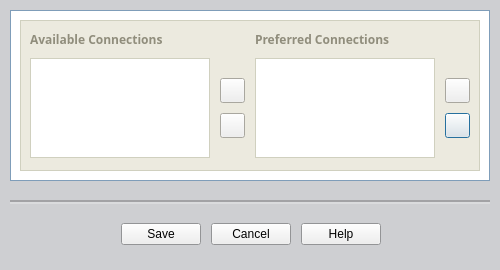
<ui version="4.0" >
 <class>Dialog</class>
 <widget class="QDialog" name="Dialog" >
  <property name="windowModality" >
   <enum>Qt::WindowModal</enum>
  </property>
  <property name="geometry" >
   <rect>
    <x>0</x>
    <y>0</y>
    <width>500</width>
    <height>270</height>
   </rect>
  </property>
  <property name="minimumSize" >
   <size>
    <width>500</width>
    <height>270</height>
   </size>
  </property>
  <property name="maximumSize" >
   <size>
    <width>500</width>
    <height>270</height>
   </size>
  </property>
  <property name="windowTitle" >
   <string>Set and Order Preferred Wireless Connections - XSupplicant</string>
  </property>
  <property name="windowIcon" >
   <iconset>icons/prod_color.png</iconset>
  </property>
  <widget class="QFrame" name="backgroundMain" >
   <property name="geometry" >
    <rect>
     <x>0</x>
     <y>0</y>
     <width>500</width>
     <height>270</height>
    </rect>
   </property>
   <property name="minimumSize" >
    <size>
     <width>500</width>
     <height>270</height>
    </size>
   </property>
   <property name="maximumSize" >
    <size>
     <width>500</width>
     <height>270</height>
    </size>
   </property>
   <property name="palette" >
    <palette>
     <active>
      <colorrole role="Base" >
       <brush brushstyle="SolidPattern" >
        <color alpha="255" >
         <red>255</red>
         <green>255</green>
         <blue>255</blue>
        </color>
       </brush>
      </colorrole>
      <colorrole role="Window" >
       <brush brushstyle="SolidPattern" >
        <color alpha="255" >
         <red>206</red>
         <green>207</green>
         <blue>210</blue>
        </color>
       </brush>
      </colorrole>
     </active>
     <inactive>
      <colorrole role="Base" >
       <brush brushstyle="SolidPattern" >
        <color alpha="255" >
         <red>255</red>
         <green>255</green>
         <blue>255</blue>
        </color>
       </brush>
      </colorrole>
      <colorrole role="Window" >
       <brush brushstyle="SolidPattern" >
        <color alpha="255" >
         <red>206</red>
         <green>207</green>
         <blue>210</blue>
        </color>
       </brush>
      </colorrole>
     </inactive>
     <disabled>
      <colorrole role="Base" >
       <brush brushstyle="SolidPattern" >
        <color alpha="255" >
         <red>206</red>
         <green>207</green>
         <blue>210</blue>
        </color>
       </brush>
      </colorrole>
      <colorrole role="Window" >
       <brush brushstyle="SolidPattern" >
        <color alpha="255" >
         <red>206</red>
         <green>207</green>
         <blue>210</blue>
        </color>
       </brush>
      </colorrole>
     </disabled>
    </palette>
   </property>
   <property name="autoFillBackground" >
    <bool>true</bool>
   </property>
   <property name="frameShape" >
    <enum>QFrame::NoFrame</enum>
   </property>
   <property name="frameShadow" >
    <enum>QFrame::Plain</enum>
   </property>
   <property name="lineWidth" >
    <number>0</number>
   </property>
   <widget class="QFrame" name="hLineLight" >
    <property name="geometry" >
     <rect>
      <x>10</x>
      <y>202</y>
      <width>480</width>
      <height>2</height>
     </rect>
    </property>
    <property name="minimumSize" >
     <size>
      <width>480</width>
      <height>2</height>
     </size>
    </property>
    <property name="maximumSize" >
     <size>
      <width>480</width>
      <height>2</height>
     </size>
    </property>
    <property name="palette" >
     <palette>
      <active>
       <colorrole role="WindowText" >
        <brush brushstyle="SolidPattern" >
         <color alpha="255" >
          <red>218</red>
          <green>219</green>
          <blue>221</blue>
         </color>
        </brush>
       </colorrole>
       <colorrole role="Base" >
        <brush brushstyle="SolidPattern" >
         <color alpha="255" >
          <red>255</red>
          <green>255</green>
          <blue>255</blue>
         </color>
        </brush>
       </colorrole>
       <colorrole role="Window" >
        <brush brushstyle="SolidPattern" >
         <color alpha="255" >
          <red>218</red>
          <green>219</green>
          <blue>221</blue>
         </color>
        </brush>
       </colorrole>
      </active>
      <inactive>
       <colorrole role="WindowText" >
        <brush brushstyle="SolidPattern" >
         <color alpha="255" >
          <red>218</red>
          <green>219</green>
          <blue>221</blue>
         </color>
        </brush>
       </colorrole>
       <colorrole role="Base" >
        <brush brushstyle="SolidPattern" >
         <color alpha="255" >
          <red>255</red>
          <green>255</green>
          <blue>255</blue>
         </color>
        </brush>
       </colorrole>
       <colorrole role="Window" >
        <brush brushstyle="SolidPattern" >
         <color alpha="255" >
          <red>218</red>
          <green>219</green>
          <blue>221</blue>
         </color>
        </brush>
       </colorrole>
      </inactive>
      <disabled>
       <colorrole role="WindowText" >
        <brush brushstyle="SolidPattern" >
         <color alpha="255" >
          <red>119</red>
          <green>119</green>
          <blue>119</blue>
         </color>
        </brush>
       </colorrole>
       <colorrole role="Base" >
        <brush brushstyle="SolidPattern" >
         <color alpha="255" >
          <red>218</red>
          <green>219</green>
          <blue>221</blue>
         </color>
        </brush>
       </colorrole>
       <colorrole role="Window" >
        <brush brushstyle="SolidPattern" >
         <color alpha="255" >
          <red>218</red>
          <green>219</green>
          <blue>221</blue>
         </color>
        </brush>
       </colorrole>
      </disabled>
     </palette>
    </property>
    <property name="frameShape" >
     <enum>QFrame::Box</enum>
    </property>
    <property name="frameShadow" >
     <enum>QFrame::Plain</enum>
    </property>
    <property name="lineWidth" >
     <number>1</number>
    </property>
   </widget>
   <widget class="QFrame" name="hLineDark" >
    <property name="geometry" >
     <rect>
      <x>10</x>
      <y>200</y>
      <width>480</width>
      <height>2</height>
     </rect>
    </property>
    <property name="sizePolicy" >
     <sizepolicy vsizetype="Fixed" hsizetype="Fixed" >
      <horstretch>0</horstretch>
      <verstretch>0</verstretch>
     </sizepolicy>
    </property>
    <property name="minimumSize" >
     <size>
      <width>480</width>
      <height>2</height>
     </size>
    </property>
    <property name="maximumSize" >
     <size>
      <width>480</width>
      <height>2</height>
     </size>
    </property>
    <property name="palette" >
     <palette>
      <active>
       <colorrole role="WindowText" >
        <brush brushstyle="SolidPattern" >
         <color alpha="255" >
          <red>162</red>
          <green>162</green>
          <blue>165</blue>
         </color>
        </brush>
       </colorrole>
       <colorrole role="Base" >
        <brush brushstyle="SolidPattern" >
         <color alpha="255" >
          <red>255</red>
          <green>255</green>
          <blue>255</blue>
         </color>
        </brush>
       </colorrole>
       <colorrole role="Window" >
        <brush brushstyle="SolidPattern" >
         <color alpha="255" >
          <red>162</red>
          <green>162</green>
          <blue>165</blue>
         </color>
        </brush>
       </colorrole>
      </active>
      <inactive>
       <colorrole role="WindowText" >
        <brush brushstyle="SolidPattern" >
         <color alpha="255" >
          <red>162</red>
          <green>162</green>
          <blue>165</blue>
         </color>
        </brush>
       </colorrole>
       <colorrole role="Base" >
        <brush brushstyle="SolidPattern" >
         <color alpha="255" >
          <red>255</red>
          <green>255</green>
          <blue>255</blue>
         </color>
        </brush>
       </colorrole>
       <colorrole role="Window" >
        <brush brushstyle="SolidPattern" >
         <color alpha="255" >
          <red>162</red>
          <green>162</green>
          <blue>165</blue>
         </color>
        </brush>
       </colorrole>
      </inactive>
      <disabled>
       <colorrole role="WindowText" >
        <brush brushstyle="SolidPattern" >
         <color alpha="255" >
          <red>119</red>
          <green>119</green>
          <blue>119</blue>
         </color>
        </brush>
       </colorrole>
       <colorrole role="Base" >
        <brush brushstyle="SolidPattern" >
         <color alpha="255" >
          <red>162</red>
          <green>162</green>
          <blue>165</blue>
         </color>
        </brush>
       </colorrole>
       <colorrole role="Window" >
        <brush brushstyle="SolidPattern" >
         <color alpha="255" >
          <red>162</red>
          <green>162</green>
          <blue>165</blue>
         </color>
        </brush>
       </colorrole>
      </disabled>
     </palette>
    </property>
    <property name="frameShape" >
     <enum>QFrame::Box</enum>
    </property>
    <property name="frameShadow" >
     <enum>QFrame::Plain</enum>
    </property>
    <property name="lineWidth" >
     <number>1</number>
    </property>
   </widget>
   <widget class="QFrame" name="whiteFrameMain" >
    <property name="geometry" >
     <rect>
      <x>10</x>
      <y>10</y>
      <width>480</width>
      <height>171</height>
     </rect>
    </property>
    <property name="minimumSize" >
     <size>
      <width>480</width>
      <height>10</height>
     </size>
    </property>
    <property name="maximumSize" >
     <size>
      <width>480</width>
      <height>300</height>
     </size>
    </property>
    <property name="palette" >
     <palette>
      <active>
       <colorrole role="WindowText" >
        <brush brushstyle="SolidPattern" >
         <color alpha="255" >
          <red>127</red>
          <green>157</green>
          <blue>185</blue>
         </color>
        </brush>
       </colorrole>
       <colorrole role="Base" >
        <brush brushstyle="SolidPattern" >
         <color alpha="255" >
          <red>255</red>
          <green>255</green>
          <blue>255</blue>
         </color>
        </brush>
       </colorrole>
       <colorrole role="Window" >
        <brush brushstyle="SolidPattern" >
         <color alpha="255" >
          <red>255</red>
          <green>255</green>
          <blue>255</blue>
         </color>
        </brush>
       </colorrole>
      </active>
      <inactive>
       <colorrole role="WindowText" >
        <brush brushstyle="SolidPattern" >
         <color alpha="255" >
          <red>127</red>
          <green>157</green>
          <blue>185</blue>
         </color>
        </brush>
       </colorrole>
       <colorrole role="Base" >
        <brush brushstyle="SolidPattern" >
         <color alpha="255" >
          <red>255</red>
          <green>255</green>
          <blue>255</blue>
         </color>
        </brush>
       </colorrole>
       <colorrole role="Window" >
        <brush brushstyle="SolidPattern" >
         <color alpha="255" >
          <red>255</red>
          <green>255</green>
          <blue>255</blue>
         </color>
        </brush>
       </colorrole>
      </inactive>
      <disabled>
       <colorrole role="WindowText" >
        <brush brushstyle="SolidPattern" >
         <color alpha="255" >
          <red>119</red>
          <green>119</green>
          <blue>119</blue>
         </color>
        </brush>
       </colorrole>
       <colorrole role="Base" >
        <brush brushstyle="SolidPattern" >
         <color alpha="255" >
          <red>255</red>
          <green>255</green>
          <blue>255</blue>
         </color>
        </brush>
       </colorrole>
       <colorrole role="Window" >
        <brush brushstyle="SolidPattern" >
         <color alpha="255" >
          <red>255</red>
          <green>255</green>
          <blue>255</blue>
         </color>
        </brush>
       </colorrole>
      </disabled>
     </palette>
    </property>
    <property name="autoFillBackground" >
     <bool>true</bool>
    </property>
    <property name="frameShape" >
     <enum>QFrame::Box</enum>
    </property>
    <property name="frameShadow" >
     <enum>QFrame::Plain</enum>
    </property>
    <property name="lineWidth" >
     <number>1</number>
    </property>
    <widget class="QFrame" name="dataFrameVersionInformation" >
     <property name="geometry" >
      <rect>
       <x>10</x>
       <y>10</y>
       <width>460</width>
       <height>151</height>
      </rect>
     </property>
     <property name="minimumSize" >
      <size>
       <width>460</width>
       <height>120</height>
      </size>
     </property>
     <property name="maximumSize" >
      <size>
       <width>460</width>
       <height>2048</height>
      </size>
     </property>
     <property name="palette" >
      <palette>
       <active>
        <colorrole role="WindowText" >
         <brush brushstyle="SolidPattern" >
          <color alpha="255" >
           <red>208</red>
           <green>208</green>
           <blue>191</blue>
          </color>
         </brush>
        </colorrole>
        <colorrole role="Base" >
         <brush brushstyle="SolidPattern" >
          <color alpha="255" >
           <red>255</red>
           <green>255</green>
           <blue>255</blue>
          </color>
         </brush>
        </colorrole>
        <colorrole role="Window" >
         <brush brushstyle="SolidPattern" >
          <color alpha="255" >
           <red>236</red>
           <green>234</green>
           <blue>223</blue>
          </color>
         </brush>
        </colorrole>
       </active>
       <inactive>
        <colorrole role="WindowText" >
         <brush brushstyle="SolidPattern" >
          <color alpha="255" >
           <red>208</red>
           <green>208</green>
           <blue>191</blue>
          </color>
         </brush>
        </colorrole>
        <colorrole role="Base" >
         <brush brushstyle="SolidPattern" >
          <color alpha="255" >
           <red>255</red>
           <green>255</green>
           <blue>255</blue>
          </color>
         </brush>
        </colorrole>
        <colorrole role="Window" >
         <brush brushstyle="SolidPattern" >
          <color alpha="255" >
           <red>236</red>
           <green>234</green>
           <blue>223</blue>
          </color>
         </brush>
        </colorrole>
       </inactive>
       <disabled>
        <colorrole role="WindowText" >
         <brush brushstyle="SolidPattern" >
          <color alpha="255" >
           <red>119</red>
           <green>119</green>
           <blue>119</blue>
          </color>
         </brush>
        </colorrole>
        <colorrole role="Base" >
         <brush brushstyle="SolidPattern" >
          <color alpha="255" >
           <red>236</red>
           <green>234</green>
           <blue>223</blue>
          </color>
         </brush>
        </colorrole>
        <colorrole role="Window" >
         <brush brushstyle="SolidPattern" >
          <color alpha="255" >
           <red>236</red>
           <green>234</green>
           <blue>223</blue>
          </color>
         </brush>
        </colorrole>
       </disabled>
      </palette>
     </property>
     <property name="autoFillBackground" >
      <bool>true</bool>
     </property>
     <property name="frameShape" >
      <enum>QFrame::Box</enum>
     </property>
     <property name="frameShadow" >
      <enum>QFrame::Plain</enum>
     </property>
     <widget class="QListWidget" name="dataFramePreferredConnections" >
      <property name="geometry" >
       <rect>
        <x>235</x>
        <y>38</y>
        <width>180</width>
        <height>100</height>
       </rect>
      </property>
      <property name="sizePolicy" >
       <sizepolicy vsizetype="Fixed" hsizetype="Fixed" >
        <horstretch>0</horstretch>
        <verstretch>0</verstretch>
       </sizepolicy>
      </property>
      <property name="font" >
       <font>
        <family>Schumacher Clean</family>
        <pointsize>8</pointsize>
       </font>
      </property>
      <property name="autoFillBackground" >
       <bool>true</bool>
      </property>
      <property name="frameShape" >
       <enum>QFrame::Box</enum>
      </property>
      <property name="frameShadow" >
       <enum>QFrame::Plain</enum>
      </property>
     </widget>
     <widget class="QPushButton" name="buttonDown" >
      <property name="geometry" >
       <rect>
        <x>425</x>
        <y>93</y>
        <width>25</width>
        <height>25</height>
       </rect>
      </property>
      <property name="sizePolicy" >
       <sizepolicy vsizetype="Fixed" hsizetype="Fixed" >
        <horstretch>0</horstretch>
        <verstretch>0</verstretch>
       </sizepolicy>
      </property>
      <property name="text" >
       <string/>
      </property>
      <property name="icon" >
       <iconset>icons/arrow_down.png</iconset>
      </property>
      <property name="shortcut" >
       <string>Down, Ctrl+D</string>
      </property>
     </widget>
     <widget class="QPushButton" name="buttonUp" >
      <property name="geometry" >
       <rect>
        <x>425</x>
        <y>58</y>
        <width>25</width>
        <height>25</height>
       </rect>
      </property>
      <property name="sizePolicy" >
       <sizepolicy vsizetype="Fixed" hsizetype="Fixed" >
        <horstretch>0</horstretch>
        <verstretch>0</verstretch>
       </sizepolicy>
      </property>
      <property name="text" >
       <string/>
      </property>
      <property name="icon" >
       <iconset>icons/arrow_up.png</iconset>
      </property>
      <property name="shortcut" >
       <string>Up, Ctrl+U</string>
      </property>
     </widget>
     <widget class="QPushButton" name="buttonRight" >
      <property name="geometry" >
       <rect>
        <x>200</x>
        <y>58</y>
        <width>25</width>
        <height>25</height>
       </rect>
      </property>
      <property name="sizePolicy" >
       <sizepolicy vsizetype="Fixed" hsizetype="Fixed" >
        <horstretch>0</horstretch>
        <verstretch>0</verstretch>
       </sizepolicy>
      </property>
      <property name="text" >
       <string/>
      </property>
      <property name="icon" >
       <iconset>icons/arrow_right.png</iconset>
      </property>
      <property name="shortcut" >
       <string>Right, Ctrl+R</string>
      </property>
     </widget>
     <widget class="QPushButton" name="buttonLeft" >
      <property name="geometry" >
       <rect>
        <x>200</x>
        <y>93</y>
        <width>25</width>
        <height>25</height>
       </rect>
      </property>
      <property name="sizePolicy" >
       <sizepolicy vsizetype="Fixed" hsizetype="Fixed" >
        <horstretch>0</horstretch>
        <verstretch>0</verstretch>
       </sizepolicy>
      </property>
      <property name="text" >
       <string/>
      </property>
      <property name="icon" >
       <iconset>icons/arrow_left.png</iconset>
      </property>
      <property name="shortcut" >
       <string>Left, Ctrl+L</string>
      </property>
     </widget>
     <widget class="QListWidget" name="dataFrameAvailableConnections" >
      <property name="geometry" >
       <rect>
        <x>10</x>
        <y>38</y>
        <width>180</width>
        <height>100</height>
       </rect>
      </property>
      <property name="sizePolicy" >
       <sizepolicy vsizetype="Fixed" hsizetype="Fixed" >
        <horstretch>0</horstretch>
        <verstretch>0</verstretch>
       </sizepolicy>
      </property>
      <property name="font" >
       <font>
        <pointsize>8</pointsize>
       </font>
      </property>
      <property name="autoFillBackground" >
       <bool>true</bool>
      </property>
      <property name="frameShape" >
       <enum>QFrame::Box</enum>
      </property>
      <property name="frameShadow" >
       <enum>QFrame::Plain</enum>
      </property>
     </widget>
     <widget class="QLabel" name="headerPreferredConnections" >
      <property name="geometry" >
       <rect>
        <x>235</x>
        <y>10</y>
        <width>200</width>
        <height>18</height>
       </rect>
      </property>
      <property name="minimumSize" >
       <size>
        <width>200</width>
        <height>18</height>
       </size>
      </property>
      <property name="maximumSize" >
       <size>
        <width>200</width>
        <height>18</height>
       </size>
      </property>
      <property name="palette" >
       <palette>
        <active>
         <colorrole role="WindowText" >
          <brush brushstyle="SolidPattern" >
           <color alpha="255" >
            <red>144</red>
            <green>141</green>
            <blue>124</blue>
           </color>
          </brush>
         </colorrole>
        </active>
        <inactive>
         <colorrole role="WindowText" >
          <brush brushstyle="SolidPattern" >
           <color alpha="255" >
            <red>144</red>
            <green>141</green>
            <blue>124</blue>
           </color>
          </brush>
         </colorrole>
        </inactive>
        <disabled>
         <colorrole role="WindowText" >
          <brush brushstyle="SolidPattern" >
           <color alpha="255" >
            <red>119</red>
            <green>119</green>
            <blue>119</blue>
           </color>
          </brush>
         </colorrole>
        </disabled>
       </palette>
      </property>
      <property name="font" >
       <font>
        <family>Sans Serif</family>
        <pointsize>9</pointsize>
        <weight>75</weight>
        <bold>true</bold>
       </font>
      </property>
      <property name="lineWidth" >
       <number>0</number>
      </property>
      <property name="text" >
       <string>Preferred Connections</string>
      </property>
      <property name="margin" >
       <number>0</number>
      </property>
      <property name="indent" >
       <number>0</number>
      </property>
     </widget>
     <widget class="QLabel" name="headerAvailableConnections" >
      <property name="geometry" >
       <rect>
        <x>10</x>
        <y>10</y>
        <width>200</width>
        <height>18</height>
       </rect>
      </property>
      <property name="minimumSize" >
       <size>
        <width>200</width>
        <height>18</height>
       </size>
      </property>
      <property name="maximumSize" >
       <size>
        <width>200</width>
        <height>18</height>
       </size>
      </property>
      <property name="palette" >
       <palette>
        <active>
         <colorrole role="WindowText" >
          <brush brushstyle="SolidPattern" >
           <color alpha="255" >
            <red>144</red>
            <green>141</green>
            <blue>124</blue>
           </color>
          </brush>
         </colorrole>
        </active>
        <inactive>
         <colorrole role="WindowText" >
          <brush brushstyle="SolidPattern" >
           <color alpha="255" >
            <red>144</red>
            <green>141</green>
            <blue>124</blue>
           </color>
          </brush>
         </colorrole>
        </inactive>
        <disabled>
         <colorrole role="WindowText" >
          <brush brushstyle="SolidPattern" >
           <color alpha="255" >
            <red>119</red>
            <green>119</green>
            <blue>119</blue>
           </color>
          </brush>
         </colorrole>
        </disabled>
       </palette>
      </property>
      <property name="font" >
       <font>
        <family>Sans Serif</family>
        <weight>75</weight>
        <bold>true</bold>
       </font>
      </property>
      <property name="lineWidth" >
       <number>0</number>
      </property>
      <property name="text" >
       <string>Available Connections</string>
      </property>
      <property name="margin" >
       <number>0</number>
      </property>
      <property name="indent" >
       <number>0</number>
      </property>
     </widget>
    </widget>
   </widget>
   <widget class="QWidget" name="layoutWidget" >
    <property name="geometry" >
     <rect>
      <x>10</x>
      <y>220</y>
      <width>481</width>
      <height>28</height>
     </rect>
    </property>
    <layout class="QHBoxLayout" >
     <property name="spacing" >
      <number>10</number>
     </property>
     <item>
      <spacer>
       <property name="orientation" >
        <enum>Qt::Horizontal</enum>
       </property>
       <property name="sizeHint" >
        <size>
         <width>40</width>
         <height>20</height>
        </size>
       </property>
      </spacer>
     </item>
     <item>
      <widget class="QPushButton" name="buttonSave" >
       <property name="sizePolicy" >
        <sizepolicy vsizetype="Fixed" hsizetype="Fixed" >
         <horstretch>0</horstretch>
         <verstretch>0</verstretch>
        </sizepolicy>
       </property>
       <property name="text" >
        <string>Save</string>
       </property>
       <property name="shortcut" >
        <string>Ctrl+S</string>
       </property>
      </widget>
     </item>
     <item>
      <widget class="QPushButton" name="buttonCancel" >
       <property name="sizePolicy" >
        <sizepolicy vsizetype="Fixed" hsizetype="Fixed" >
         <horstretch>0</horstretch>
         <verstretch>0</verstretch>
        </sizepolicy>
       </property>
       <property name="text" >
        <string>Cancel</string>
       </property>
       <property name="shortcut" >
        <string>Ctrl+C</string>
       </property>
      </widget>
     </item>
     <item>
      <widget class="QPushButton" name="buttonHelp" >
       <property name="sizePolicy" >
        <sizepolicy vsizetype="Fixed" hsizetype="Fixed" >
         <horstretch>0</horstretch>
         <verstretch>0</verstretch>
        </sizepolicy>
       </property>
       <property name="text" >
        <string>Help</string>
       </property>
       <property name="shortcut" >
        <string>Ctrl+H</string>
       </property>
      </widget>
     </item>
     <item>
      <spacer>
       <property name="orientation" >
        <enum>Qt::Horizontal</enum>
       </property>
       <property name="sizeHint" >
        <size>
         <width>40</width>
         <height>20</height>
        </size>
       </property>
      </spacer>
     </item>
    </layout>
   </widget>
  </widget>
 </widget>
 <tabstops>
  <tabstop>dataFrameAvailableConnections</tabstop>
  <tabstop>buttonRight</tabstop>
  <tabstop>buttonLeft</tabstop>
  <tabstop>dataFramePreferredConnections</tabstop>
  <tabstop>buttonUp</tabstop>
  <tabstop>buttonDown</tabstop>
  <tabstop>buttonSave</tabstop>
  <tabstop>buttonCancel</tabstop>
  <tabstop>buttonHelp</tabstop>
 </tabstops>
 <resources/>
 <connections/>
</ui>
